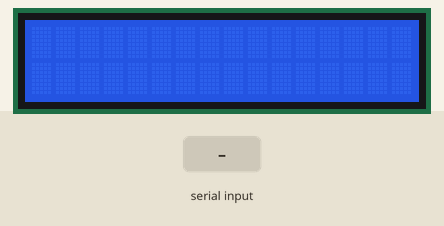
Bench run of a sketch on a simulated Arduino Uno, built with avr-gcc and run on an emulated ATmega328P. Parts: 16×2 character LCD. The test bench sets the inputs (shaded band).

Above: at 1.2 s.
1.3 s: "90,45\n" received over Serial
At 2.5 s:
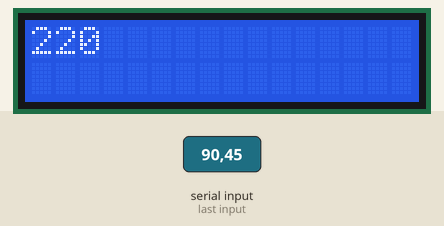
2.8 s: "30,150\n" received over Serial
At 3.7 s:
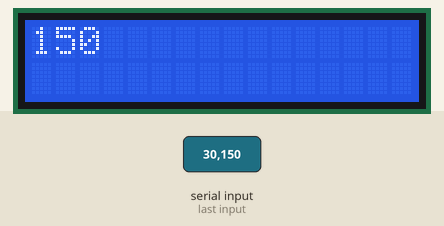
Timing chart, 0 to 5.8 s (numbered marks = the images above; inputs shaded):
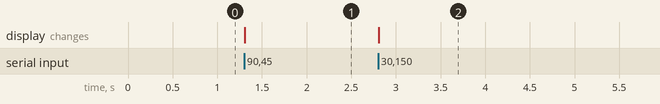

Measured:
- after the input at 1.3 s, the display: changes at once (image 1)
- after the input at 2.8 s, the display: first changes at once (image 2 shows a later state)

The sketch:

UART_Slave.ino
```cpp
#include <Wire.h>
#include <LiquidCrystal_I2C.h>

LiquidCrystal_I2C lcd(0x27, 16, 2);
byte data[4]; // mảng chứa dữ liệu nhận về
unsigned char val = 0;
void setup() {
  // put your setup code here, to run once:
  Serial.begin(9600);
  lcd.init();
  lcd.backlight();

}

void loop() {
  // put your main code here, to run repeatedly:
  if (Serial.available() >4 ) {
    data[0] = Serial.read();
    if(data[0] = 'B'){
      data[1] = Serial.read() -48;
      data[2] = Serial.read() -48;
      data[3] = Serial.read() -48;
      val = (data[1]*100)+(data[2]*10) +data[3];
      lcd.setCursor(0,0);
      lcd.print(val);
    }
  }
}
```
